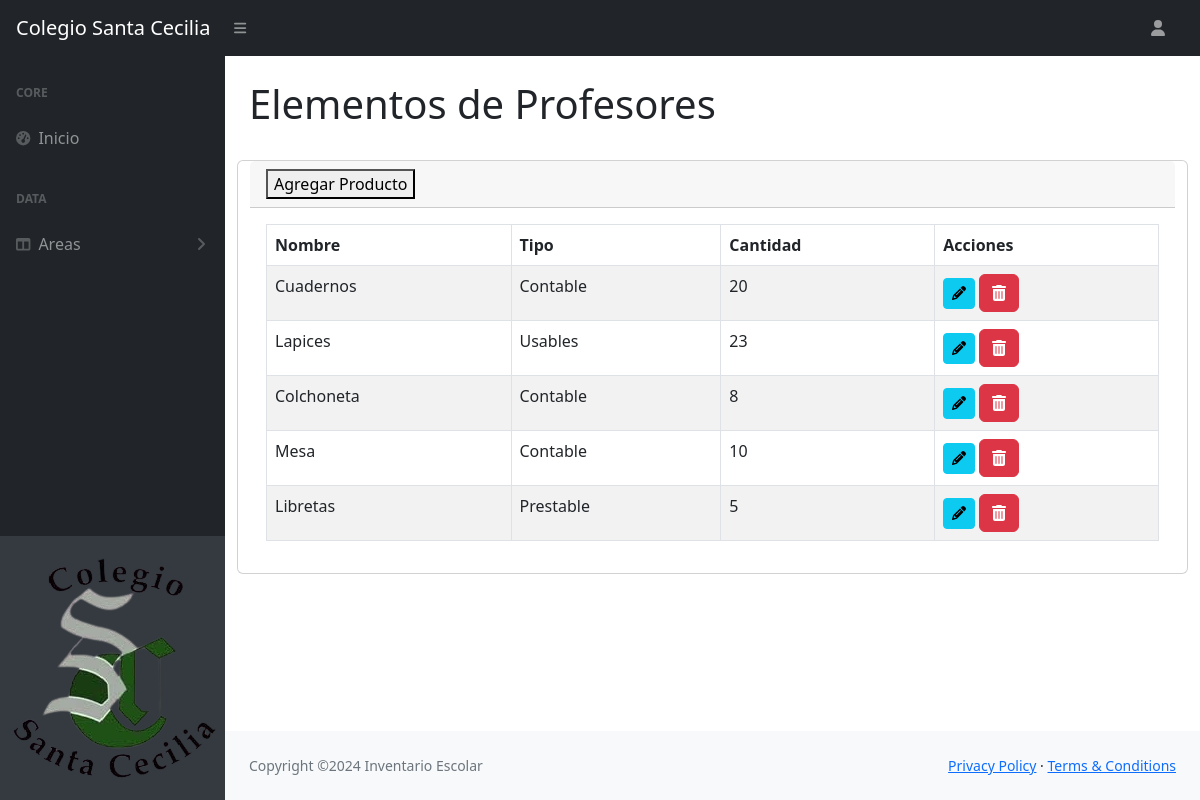
The app's page /profesores/ (signed in) with its own data.
### Core/models.py (models this page shows, shortened)
class Profesores(models.Model):
    id_objeto = models.AutoField(primary_key=True)
    nombre_objeto = models.CharField(max_length=255)
    cantidad_objeto = models.IntegerField()
    tipo_producto = models.CharField(max_length=255)

### Core/views.py (the view)
# urls.py: path('profesores/', profesores, name='profesores'),
def profesores(request):
    productos = Profesores.objects.all()
    data = {'productos': productos}
    return render(request, 'Core/profesores.html', data)

### Core/templates/Core/profesores.html (shortened to what this page needs)
{% extends 'Core/index.html' %}
{% load static %}
{% block contenido %}
<div class="container-fluid px-4">
    <h1 class="mt-4">Elementos de Profesores</h1>
    <div class="row">
        <div class="card mb-4">
            <div class="card-header">
                <a href="{% url 'agregarP' %}" class="floating-btn">
                    <button class="custom-btn">Agregar Producto</button>
                </a>
            </div>
            <div class="card-body">
                <table id="profesoresTables" class="table table-striped table-bordered">
                    <thead>
                        <tr>
                            <th>Nombre</th>
                            <th>Tipo</th>
                            <th>Cantidad</th>
                            <th>Acciones</th>
                        </tr>
                    </thead>
                    <tbody>
                        {% for producto in productos %}
                        <tr>
                            <td>{{ producto.nombre_objeto }}</td>
                            <td>{{ producto.tipo_producto }}</td>
                            <td class="cantidad">{{ producto.cantidad_objeto }}</td>
                            <td><a href="{% url 'modificarP' id=producto.id_objeto %}" class="btn btn-info btn-sm" aria-label="Modificar producto {{ producto.nombre_producto }}"><i class="fas fa-pencil-alt"></i></a>
                            <a href="{% url 'eliminarP' id=producto.id_objeto %}" class="btn btn-danger" aria-label="Eliminar producto {{ producto.nombre_producto }}"><i class="fas fa-trash-alt"></i></a></td>
                        </tr>
                        {% empty %}
                        <tr>
                            <td colspan="4">No hay productos disponibles.</td>
                        </tr>
                        {% endfor %}
                    </tbody>
                </table>
            </div>
        </div>
    </div>
</div>
{% endblock %}

### records on screen
Profesores: nombre_objeto "Cuadernos", tipo_producto "Contable", cantidad_objeto "20"
Profesores: nombre_objeto "Lapices", tipo_producto "Usables", cantidad_objeto "23"
Profesores: nombre_objeto "Colchoneta", tipo_producto "Contable", cantidad_objeto "8"
Profesores: nombre_objeto "Mesa", tipo_producto "Contable", cantidad_objeto "10"
Profesores: nombre_objeto "Libretas", tipo_producto "Prestable", cantidad_objeto "5"
